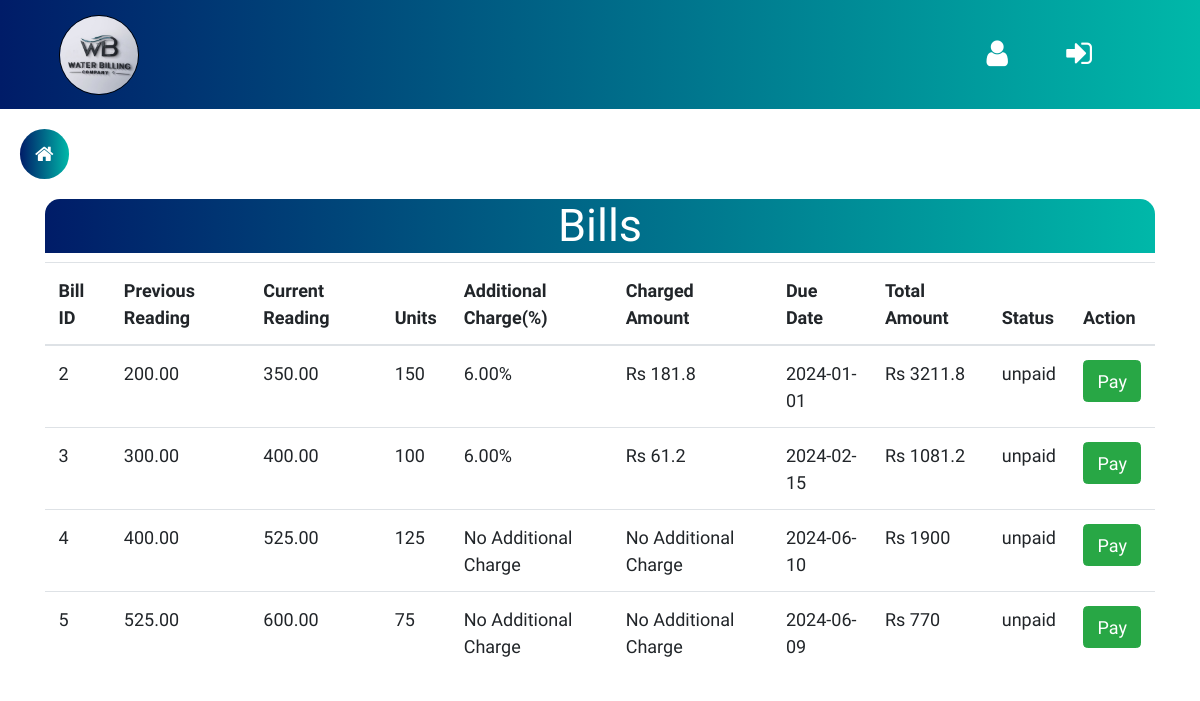
Page /users/user/Includes/billsUser.php (signed in) on the committed database.
### tables this page shows
CREATE TABLE `bill` (
  `bill_id` int(11) NOT NULL,
  `user_id` int(11) NOT NULL,
  `reading_id` int(11) NOT NULL,
  `tariff_id` int(11) NOT NULL,
  `charge_id` int(11) DEFAULT NULL,
  `units` int(11) NOT NULL,
  `total_amount` decimal(10,2) NOT NULL,
  `payment_status` enum('paid','unpaid') NOT NULL DEFAULT 'unpaid',
  `due_date` date DEFAULT NULL
);

CREATE TABLE `meter_reading` (
  `reading_id` int(11) NOT NULL,
  `user_id` int(11) NOT NULL,
  `previous_reading_date` date NOT NULL,
  `previous_reading_value` decimal(10,2) NOT NULL,
  `current_reading_date` date NOT NULL,
  `current_reading_value` decimal(10,2) NOT NULL
);

CREATE TABLE `additional_charge` (
  `charge_id` int(11) NOT NULL,
  `charge_days` int(11) NOT NULL,
  `charge_percent` decimal(10,2) NOT NULL,
  `created_at` timestamp NOT NULL DEFAULT current_timestamp(),
  `updated_at` timestamp NOT NULL DEFAULT current_timestamp() ON UPDATE current_timestamp()
);

CREATE TABLE `tariff` (
  `tariff_id` int(11) NOT NULL,
  `tariff_name` varchar(255) NOT NULL,
  `minimum_usage` decimal(10,2) NOT NULL,
  `maximum_usage` decimal(10,2) NOT NULL,
  `unit_price` decimal(10,2) NOT NULL,
  `base_fee` decimal(10,2) NOT NULL,
  `created_at` timestamp NOT NULL DEFAULT current_timestamp(),
  `updated_at` timestamp NOT NULL DEFAULT current_timestamp() ON UPDATE current_timestamp()
);

### users/user/Includes/billsUser.php (the view, shortened to what this page needs)
<?php
require_once('../../../connection/session.php');
$user_id = $_SESSION['uid'];
$sql = "SELECT b.bill_id, b.tariff_id, m.previous_reading_value, m.current_reading_date, m.current_reading_value, b.units, b.total_amount, b.payment_status, b.due_date
        FROM bill b
        JOIN meter_reading m ON b.reading_id = m.reading_id
        WHERE b.user_id = ? AND b.payment_status = 'unpaid'";
$stmt = $con->prepare($sql);
$stmt->bind_param("i", $user_id);
$stmt->execute();
$result = $stmt->get_result();
?>
<!DOCTYPE html>
<html lang="en">
<head>
    <link rel="stylesheet" href="https://cdn.jsdelivr.net/npm/bootstrap@4.0.0/dist/css/bootstrap.min.css"
>
    <link rel="stylesheet" href="https://cdnjs.cloudflare.com/ajax/libs/font-awesome/4.7.0/css/font-awesome.min.css">
    <link rel="stylesheet" href="../../../assets/style.css">
    <link rel="stylesheet" href="../assets/css/style.css">
</head>
<body>
    <?php
include "../userHeader.php";
include "../sidebar.php";
?>
    <div class="container">
        <div class="title">
            <h1>Bills</h1>
        </div>
        <table class="table">
            <thead>
                <tr>
                    <th>Bill ID</th>
                    <th>Previous Reading</th>
                    <th>Current Reading</th>
                    <th>Units</th>
                    <th>Additional Charge(%)</th>
                    <th>Charged Amount</th>
                    <th>Due Date</th>
                    <th>Total Amount</th>
                    <th>Status</th>
                    <th>Action</th>
                </tr>
            </thead>
            <tbody>
                <?php
            if ($result->num_rows > 0) {
                while ($row = $result->fetch_assoc()) {
                    $tariff_id = $row['tariff_id'];
                    $tariff_sql = "SELECT * FROM tariff WHERE tariff_id = ?";
                    $tariff_stmt = $con->prepare($tariff_sql);
                    $tariff_stmt->bind_param("i", $tariff_id);
                    $tariff_stmt->execute();
                    $tariff_result = $tariff_stmt->get_result();
                    $tariff_row = $tariff_result->fetch_assoc();
                    $unit_price = $tariff_row['unit_price'];
                    $base_fee = $tariff_row['base_fee'];
                    $units = $row['units'];
                    $total_amount = ($units * $unit_price) + $base_fee;
                    $due_date = $row['due_date'];
                    $current_date = date('Y-m-d');
                    $additional_charge_percent = 0;
                    $additional_charge = 0;
                    if ($due_date !== null && $current_date > $due_date) {
                        $days_overdue = (strtotime($current_date) - strtotime($due_date)) / (60 * 60 * 24);
                        $charge_sql = "SELECT * FROM additional_charge WHERE charge_days <= ? ORDER BY charge_days DESC LIMIT 1";
                        $charge_stmt = $con->prepare($charge_sql);
                        $charge_stmt->bind_param("i", $days_overdue);
                        $charge_stmt->execute();
                        $charge_result = $charge_stmt->get_result();
                        if ($charge_row = $charge_result->fetch_assoc()) {
                            $additional_charge_percent = $charge_row['charge_percent'];
                            $additional_charge = ($total_amount * $additional_charge_percent) / 100;
                            $total_amount += $additional_charge;
                        }
                    }
                    ?>
                <tr>
                    <td><?= $row['bill_id'] ?></td>
                    <td><?= $row['previous_reading_value'] ?></td>
                    <td><?= $row['current_reading_value'] ?></td>
                    <td><?= $row['units'] ?></td>
                    <td><?= $additional_charge_percent > 0 ? $additional_charge_percent . '%' : 'No Additional Charge' ?>
                    </td>
                    <td><?= $additional_charge > 0 ? 'Rs ' . $additional_charge : 'No Additional Charge' ?></td>
                    <td><?= $row['due_date'] ?></td>
                    <td><?= 'Rs ' . $total_amount ?></td>
                    <td><?= $row['payment_status'] ?></td>
                    <td><a
                            href='pay.php?bill_id=<?= urlencode($row['bill_id']) ?>&total_amount=<?= urlencode($total_amount) ?>'><button
                                class="btn btn-success">Pay</button></a></td>
                </tr>
                <?php
                }
            } else {
                ?>
                <tr>
                    <td colspan="10">No unpaid bills found for this user.</td>
                </tr>
                <?php
            }
            ?>
            </tbody>
        </table>
    </div>
</body>
</html>

### users/user/userHeader.php (shortened to what this page needs)
 <nav  class="navbar navbar-expand-lg navbar-light px-5" style="background:linear-gradient(to right, #001c68, #00b8a9);">
    <a class="navbar-brand ml-1" href="./index.php" >
        <img src="/newproject/images/logo12.png" width="80" height="80" alt="Logo"  id="logos">
    </a>
    <div class="user-cart">
          <a href="/newproject/users/user/index.php" style="text-decoration:none;">
            <i class="fa fa-user mr-5" style="font-size:30px; color:#fff;" aria-hidden="true"></i>
         </a>
            <a href="/newproject/assets/logout.php" style="text-decoration:none;">
                    <i class="fa fa-sign-in mr-5" style="font-size:30px; color:#fff;" aria-hidden="true"></i>
            </a>
    </div>
</nav>

### users/user/sidebar.php (shortened to what this page needs)
<div id="main">
    <button class="openbtn" onclick="openNav()"><i class="fa fa-home"></i></button>
</div>

### assets/style.css (style rules this page uses)
* { margin: 0; padding: 0; font-family: "Work Sans", sans-serif; font-size: 18px; }
a { text-decoration: none; color: #fff; }
.openbtn { font-size: 20px; cursor: pointer; padding: 10px 15px; border: none; border-radius: 100px; color: #fff; background: linear-gradient(to right, #001c68, #00b8a9); }
#main { transition: margin-left 0.5s; padding: 20px; }
.title { margin-left: 0px; margin-right: 0px; color: #fff; font-size: 35px; font-weight: 600; text-align: center; line-height: 100px; border-radius: 15px 15px 0px 0px; background: linear-gradient(to right, #001c68, #00b8a9); }

### users/user/assets/css/style.css (style rules this page uses)
* { margin: 0; padding: 0; font-family: "Work Sans", sans-serif; font-size: 18px; }
a { text-decoration: none; color: #fff; }
.openbtn { font-size: 20px; cursor: pointer; padding: 10px 15px; border: none; border-radius: 100px; color: #fff; background-color: #512da8; background: linear-gradient(to right, #001c68, #00b8a9); }
#main { transition: margin-left 0.5s; padding: 20px; }
#logos { border: 1px solid black; border-radius: 100%; }

### rows in the picture
bill: bill_id "2", reading.previous_reading_value "200.00", reading.current_reading_value "350.00", units "150", charge.charge_percent "6.00", units.charge_percent "181.8", due_date "2024-01-01", total_amount "3211.8", payment_status "unpaid"
bill: bill_id "3", reading.previous_reading_value "300.00", reading.current_reading_value "400.00", units "100", additional_charge.charge_percent "6.00", units.charge_percent "61.2", due_date "2024-02-15", total_amount "1081.2", payment_status "unpaid"
bill: bill_id "4", reading.previous_reading_value "400.00", reading.current_reading_value "525.00", units "125", shows "No Additional Charge", due_date "2024-06-10", units.base_fee "1900", payment_status "unpaid"
bill: bill_id "5", reading.previous_reading_value "525.00", reading.current_reading_value "600.00", units "75", shows "No Additional Charge", due_date "2024-06-09", units.base_fee "770", payment_status "unpaid"
